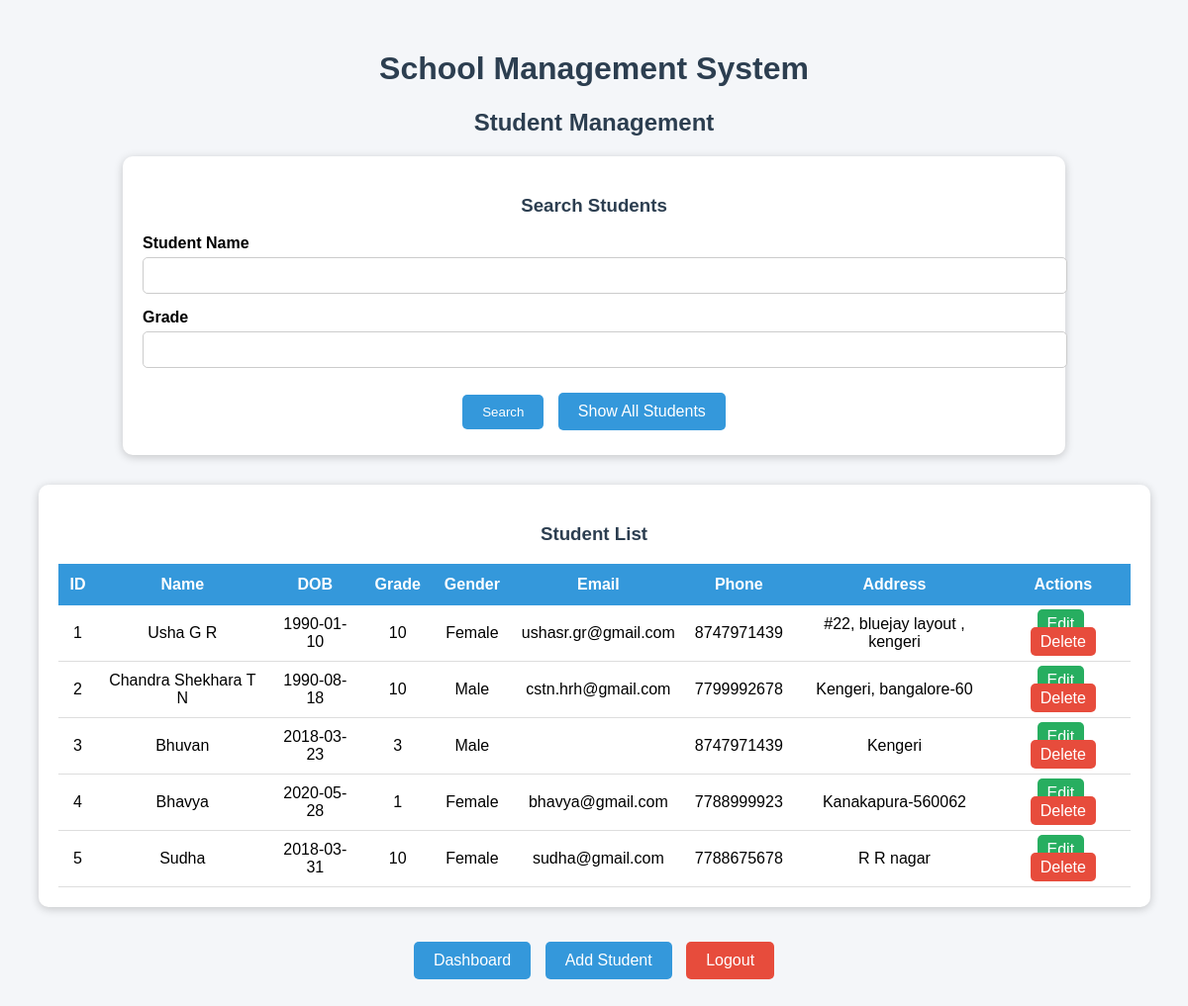
Before: /view_students (signed in) with the older database file.
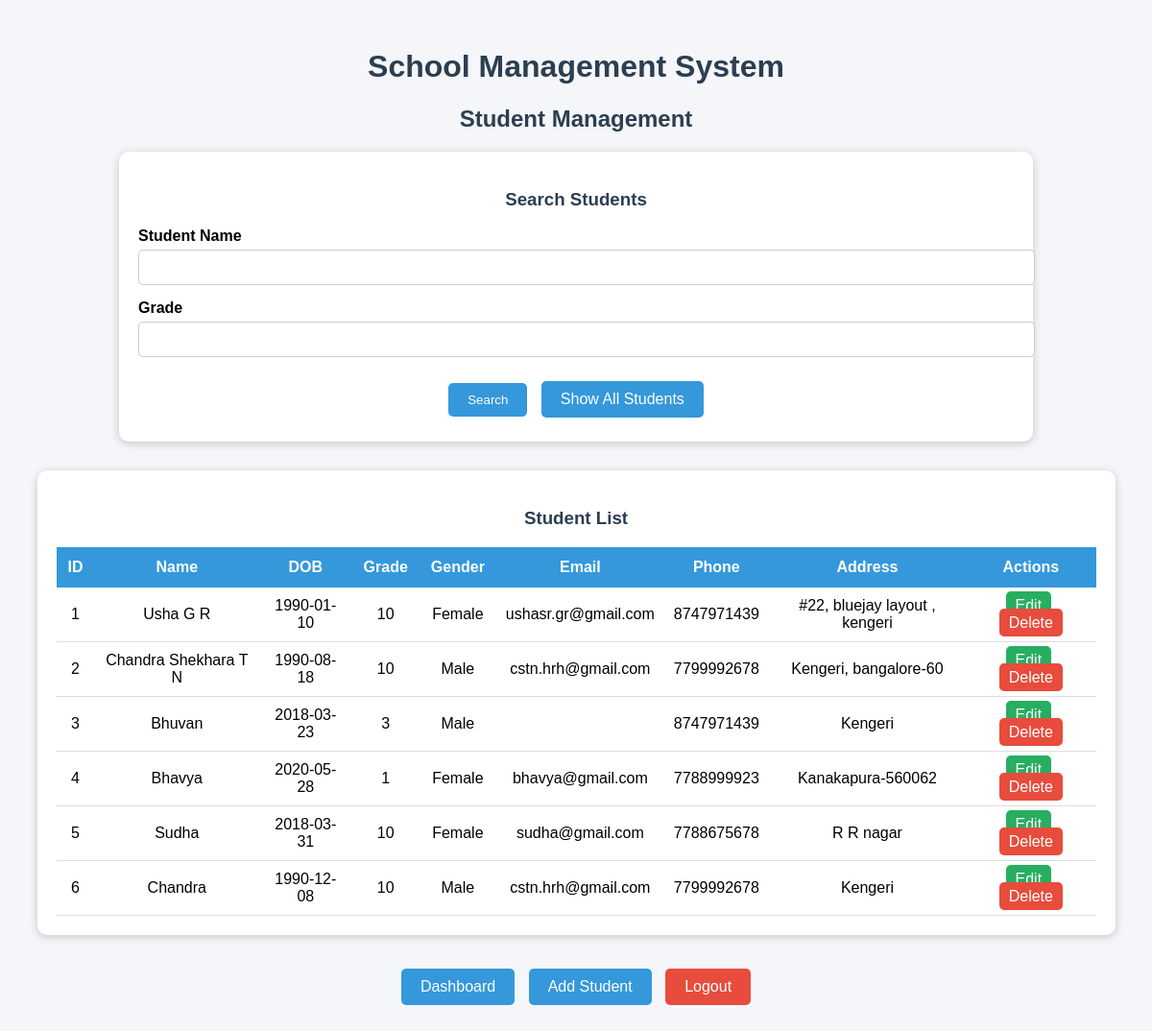
After: the same page with the newer database file.
### tables this page shows
CREATE TABLE students (
    id INTEGER PRIMARY KEY AUTOINCREMENT,

    student_name TEXT NOT NULL,

    dob TEXT NOT NULL,

    grade TEXT NOT NULL
        CHECK (grade IN ('1','2','3','4','5','6','7','8','9','10')),

    gender TEXT NOT NULL
        CHECK (gender IN ('Male','Female','Other')),

    email TEXT,

    phone_number TEXT NOT NULL,

    address TEXT NOT NULL
);

### app.py (the view)
@app.route("/view_students",methods=["GET", "POST"])
def view_students():
    if "user_name" not in session:
        return redirect("/login")
    conn = get_connection()
    cursor = conn.cursor()
    if request.method == "POST":
        student_name = request.form["student_name"]
        grade = request.form["grade"]
        search_name = student_name + "%"
        if not student_name and not grade :
            message = "Please fill the search criteria"
            return render_template("view_students.html", message=message)
        elif student_name and not grade :
            cursor.execute("SELECT * FROM students WHERE student_name LIKE?",(search_name,))
            students=cursor.fetchall()
        elif not student_name and grade:
            cursor.execute("SELECT * FROM students WHERE grade = ?",(grade,))
            students=cursor.fetchall()
        else :
            cursor.execute("SELECT * FROM students WHERE student_name LIKE ? AND grade = ?",(search_name,grade,))
            students=cursor.fetchall()
            if not students:
               message1 ="No student found"
               return render_template("view_students.html", message1=message1)
    else :
        cursor.execute("SELECT * FROM students")
        students = cursor.fetchall()
    conn.close()
    return render_template("view_students.html", students=students)

### db_connection.py (called while the page is built)
def get_connection():
    return sqlite3.connect(DB_PATH)

### templates/view_students.html (shortened to what this page needs)
<!DOCTYPE html>
<html>
<head>
    <link rel="stylesheet"
          href="{{ url_for('static', filename='view_students.css') }}">
</head>
<body>
    <h1>School Management System</h1>
    <h2>Student Management</h2>
    <div class="container">
        <h3>Search Students</h3>
        <form action="/view_students" method="POST">
            <div class="search-box">
                <label for="name">Student Name</label>
                <input type="text"
                       id="name"
                       name="student_name">
            </div>
            <div class="search-box">
                <label for="grade">Grade</label>
                <input type="text"
                       id="grade"
                       name="grade">
            </div>
            <div class="button-section">
                <input type="submit"
                       value="Search"
                       class="button">
                <a href="/view_students"
                   class="button show-button">
                   Show All Students
                </a>
            </div>
        </form>
    </div>
    <div class="table-container">
        <h3>Student List</h3>
        <table>
            <thead>
                <tr>
                    <th>ID</th>
                    <th>Name</th>
                    <th>DOB</th>
                    <th>Grade</th>
                    <th>Gender</th>
                    <th>Email</th>
                    <th>Phone</th>
                    <th>Address</th>
                    <th>Actions</th>
                </tr>
            </thead>
            <tbody>
            {% for student in students %}
                <tr>
                    <td>{{ student[0] }}</td>
                    <td>{{ student[1] }}</td>
                    <td>{{ student[2] }}</td>
                    <td>{{ student[3] }}</td>
                    <td>{{ student[4] }}</td>
                    <td>{{ student[5] }}</td>
                    <td>{{ student[6] }}</td>
                    <td>{{ student[7] }}</td>
                    <td>
                        <a href="/edit_student/{{ student[0] }}"
                           class="edit-btn">
                           Edit
                        </a>
                        <a href="/delete_student/{{ student[0] }}"
                           class="delete-btn">
                           Delete
                        </a>
                    </td>
                </tr>
            {% endfor %}
            </tbody>
        </table>
    </div>
    <div class="navigation">
        <a href="/admin_dashboard"
           class="button">
           Dashboard
        </a>
        <a href="/add_student"
           class="button">
           Add Student
        </a>
        <a href="/logout"
           class="button logout">
           Logout
        </a>
    </div>
</body>
</html>

### static/view_students.css (style rules this page uses)
body { background:#f4f6f9; font-family:Arial,sans-serif; margin:0; padding:30px; }
h1,h2,h3 { text-align:center; color:#2c3e50; }
.container { width:80%; margin:auto; background:white; padding:20px; border-radius:10px; box-shadow:0px 2px 10px rgba(0,0,0,.2); }
.search-box { margin:15px 0; }
label { font-weight:bold; display:block; margin-bottom:5px; }
input[type=text] { width:100%; padding:10px; border:1px solid #ccc; border-radius:5px; }
.button-section { text-align:center; margin-top:20px; }
.button { display:inline-block; background:#3498db; color:white; text-decoration:none; padding:10px 20px; border-radius:5px; margin:5px; border:none; cursor:pointer; }
.logout { background:#e74c3c; }
.table-container { width:95%; margin:30px auto; background:white; padding:20px; border-radius:10px; box-shadow:0px 2px 10px rgba(0,0,0,.2); }
table { width:100%; border-collapse:collapse; }
th { background:#3498db; color:white; padding:12px; }
td { padding:10px; text-align:center; border-bottom:1px solid #ddd; }
.edit-btn { text-decoration:none; background:#27ae60; color:white; padding:6px 10px; border-radius:5px; margin-right:5px; }
.delete-btn { text-decoration:none; background:#e74c3c; color:white; padding:6px 10px; border-radius:5px; }
.navigation { text-align:center; margin-top:30px; }

Changed rows visible on the page:
added students: id "6", student_name "Chandra", dob "1990-12-08", grade "10", gender "Male", email "cstn.hrh@gmail.com", phone_number "7799992678", address "Kengeri"
